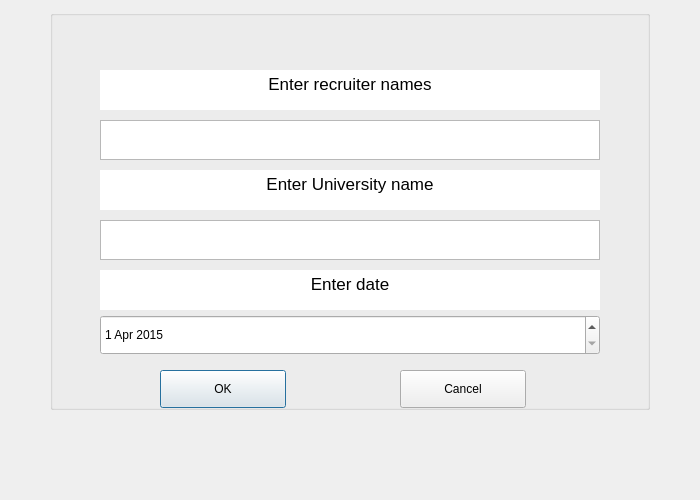
<?xml version="1.0" encoding="UTF-8"?>
<ui version="4.0">
 <class>newFileDialog</class>
 <widget class="QDialog" name="newFileDialog">
  <property name="geometry">
   <rect>
    <x>0</x>
    <y>0</y>
    <width>700</width>
    <height>500</height>
   </rect>
  </property>
  <property name="sizePolicy">
   <sizepolicy hsizetype="Fixed" vsizetype="Fixed">
    <horstretch>0</horstretch>
    <verstretch>0</verstretch>
   </sizepolicy>
  </property>
  <property name="minimumSize">
   <size>
    <width>700</width>
    <height>500</height>
   </size>
  </property>
  <property name="maximumSize">
   <size>
    <width>700</width>
    <height>500</height>
   </size>
  </property>
  <property name="windowTitle">
   <string>New File</string>
  </property>
  <widget class="QGroupBox" name="groupBox">
   <property name="geometry">
    <rect>
     <x>50</x>
     <y>10</y>
     <width>600</width>
     <height>400</height>
    </rect>
   </property>
   <property name="sizePolicy">
    <sizepolicy hsizetype="Fixed" vsizetype="Fixed">
     <horstretch>0</horstretch>
     <verstretch>0</verstretch>
    </sizepolicy>
   </property>
   <property name="minimumSize">
    <size>
     <width>600</width>
     <height>400</height>
    </size>
   </property>
   <property name="maximumSize">
    <size>
     <width>600</width>
     <height>400</height>
    </size>
   </property>
   <property name="title">
    <string/>
   </property>
   <widget class="QTextBrowser" name="nameText">
    <property name="geometry">
     <rect>
      <x>50</x>
      <y>60</y>
      <width>500</width>
      <height>40</height>
     </rect>
    </property>
    <property name="frameShape">
     <enum>QFrame::Panel</enum>
    </property>
    <property name="frameShadow">
     <enum>QFrame::Plain</enum>
    </property>
    <property name="lineWidth">
     <number>0</number>
    </property>
    <property name="html">
     <string>&lt;!DOCTYPE HTML PUBLIC &quot;-//W3C//DTD HTML 4.0//EN&quot; &quot;http://www.w3.org/TR/REC-html40/strict.dtd&quot;&gt;
&lt;html&gt;&lt;head&gt;&lt;meta name=&quot;qrichtext&quot; content=&quot;1&quot; /&gt;&lt;style type=&quot;text/css&quot;&gt;
p, li { white-space: pre-wrap; }
&lt;/style&gt;&lt;/head&gt;&lt;body style=&quot; font-family:'Cantarell'; font-size:13pt; font-weight:400; font-style:normal;&quot;&gt;
&lt;p align=&quot;center&quot; style=&quot; margin-top:0px; margin-bottom:0px; margin-left:0px; margin-right:0px; -qt-block-indent:0; text-indent:0px;&quot;&gt;Enter recruiter names&lt;/p&gt;&lt;/body&gt;&lt;/html&gt;</string>
    </property>
   </widget>
   <widget class="QDateEdit" name="dateEdit">
    <property name="geometry">
     <rect>
      <x>50</x>
      <y>305</y>
      <width>500</width>
      <height>40</height>
     </rect>
    </property>
    <property name="dateTime">
     <datetime>
      <hour>0</hour>
      <minute>0</minute>
      <second>0</second>
      <year>2015</year>
      <month>4</month>
      <day>1</day>
     </datetime>
    </property>
    <property name="date">
     <date>
      <year>2015</year>
      <month>4</month>
      <day>1</day>
     </date>
    </property>
   </widget>
   <widget class="QTextBrowser" name="locationText">
    <property name="geometry">
     <rect>
      <x>50</x>
      <y>160</y>
      <width>500</width>
      <height>40</height>
     </rect>
    </property>
    <property name="frameShape">
     <enum>QFrame::Panel</enum>
    </property>
    <property name="frameShadow">
     <enum>QFrame::Plain</enum>
    </property>
    <property name="lineWidth">
     <number>0</number>
    </property>
    <property name="html">
     <string>&lt;!DOCTYPE HTML PUBLIC &quot;-//W3C//DTD HTML 4.0//EN&quot; &quot;http://www.w3.org/TR/REC-html40/strict.dtd&quot;&gt;
&lt;html&gt;&lt;head&gt;&lt;meta name=&quot;qrichtext&quot; content=&quot;1&quot; /&gt;&lt;style type=&quot;text/css&quot;&gt;
p, li { white-space: pre-wrap; }
&lt;/style&gt;&lt;/head&gt;&lt;body style=&quot; font-family:'Cantarell'; font-size:13pt; font-weight:400; font-style:normal;&quot;&gt;
&lt;p align=&quot;center&quot; style=&quot; margin-top:0px; margin-bottom:0px; margin-left:0px; margin-right:0px; -qt-block-indent:0; text-indent:0px;&quot;&gt;Enter University name&lt;/p&gt;&lt;/body&gt;&lt;/html&gt;</string>
    </property>
   </widget>
   <widget class="QTextBrowser" name="dateText">
    <property name="geometry">
     <rect>
      <x>50</x>
      <y>260</y>
      <width>500</width>
      <height>40</height>
     </rect>
    </property>
    <property name="frameShape">
     <enum>QFrame::Panel</enum>
    </property>
    <property name="frameShadow">
     <enum>QFrame::Plain</enum>
    </property>
    <property name="lineWidth">
     <number>0</number>
    </property>
    <property name="html">
     <string>&lt;!DOCTYPE HTML PUBLIC &quot;-//W3C//DTD HTML 4.0//EN&quot; &quot;http://www.w3.org/TR/REC-html40/strict.dtd&quot;&gt;
&lt;html&gt;&lt;head&gt;&lt;meta name=&quot;qrichtext&quot; content=&quot;1&quot; /&gt;&lt;style type=&quot;text/css&quot;&gt;
p, li { white-space: pre-wrap; }
&lt;/style&gt;&lt;/head&gt;&lt;body style=&quot; font-family:'Cantarell'; font-size:13pt; font-weight:400; font-style:normal;&quot;&gt;
&lt;p align=&quot;center&quot; style=&quot; margin-top:0px; margin-bottom:0px; margin-left:0px; margin-right:0px; -qt-block-indent:0; text-indent:0px;&quot;&gt;Enter date&lt;/p&gt;&lt;/body&gt;&lt;/html&gt;</string>
    </property>
   </widget>
   <widget class="QTextEdit" name="nameEdit">
    <property name="geometry">
     <rect>
      <x>50</x>
      <y>110</y>
      <width>500</width>
      <height>40</height>
     </rect>
    </property>
   </widget>
   <widget class="QTextEdit" name="locationEdit">
    <property name="geometry">
     <rect>
      <x>50</x>
      <y>210</y>
      <width>500</width>
      <height>40</height>
     </rect>
    </property>
   </widget>
   <widget class="QPushButton" name="OKbutton">
    <property name="geometry">
     <rect>
      <x>110</x>
      <y>360</y>
      <width>126</width>
      <height>38</height>
     </rect>
    </property>
    <property name="text">
     <string>OK</string>
    </property>
   </widget>
   <widget class="QPushButton" name="cancelButton">
    <property name="geometry">
     <rect>
      <x>350</x>
      <y>360</y>
      <width>126</width>
      <height>38</height>
     </rect>
    </property>
    <property name="text">
     <string>Cancel</string>
    </property>
   </widget>
  </widget>
 </widget>
 <resources/>
 <connections>
  <connection>
   <sender>cancelButton</sender>
   <signal>clicked()</signal>
   <receiver>newFileDialog</receiver>
   <slot>close()</slot>
   <hints>
    <hint type="sourcelabel">
     <x>462</x>
     <y>388</y>
    </hint>
    <hint type="destinationlabel">
     <x>349</x>
     <y>249</y>
    </hint>
   </hints>
  </connection>
 </connections>
</ui>
